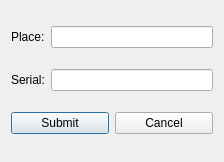
<?xml version="1.0" encoding="UTF-8"?>
<ui version="4.0">
 <class>AddCarrierDialog</class>
 <widget class="QDialog" name="AddCarrierDialog">
  <property name="geometry">
   <rect>
    <x>0</x>
    <y>0</y>
    <width>224</width>
    <height>162</height>
   </rect>
  </property>
  <property name="windowTitle">
   <string>Dialog</string>
  </property>
  <layout class="QVBoxLayout" name="verticalLayout">
   <item>
    <layout class="QHBoxLayout" name="horizontalLayout">
     <item>
      <widget class="QLabel" name="lblPlace">
       <property name="text">
        <string>Place:</string>
       </property>
      </widget>
     </item>
     <item>
      <widget class="QLineEdit" name="txtPlace"/>
     </item>
    </layout>
   </item>
   <item>
    <layout class="QHBoxLayout" name="horizontalLayout_2">
     <item>
      <widget class="QLabel" name="lblSerial">
       <property name="text">
        <string>Serial:</string>
       </property>
      </widget>
     </item>
     <item>
      <widget class="QLineEdit" name="txtSerial"/>
     </item>
    </layout>
   </item>
   <item>
    <layout class="QHBoxLayout" name="horizontalLayout_3">
     <item>
      <widget class="QPushButton" name="btnSubmit">
       <property name="text">
        <string>Submit</string>
       </property>
      </widget>
     </item>
     <item>
      <widget class="QPushButton" name="btnCancel">
       <property name="text">
        <string>Cancel</string>
       </property>
      </widget>
     </item>
    </layout>
   </item>
  </layout>
 </widget>
 <resources/>
 <connections/>
</ui>
